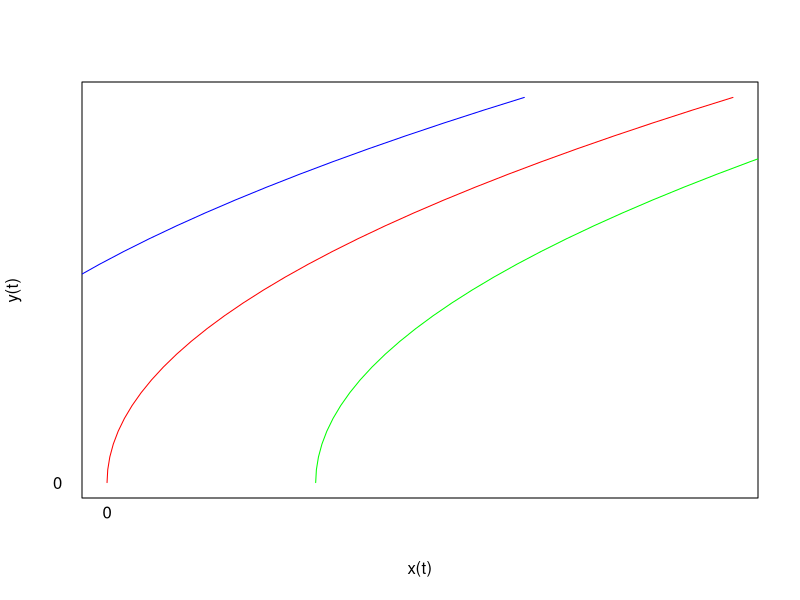

Write the R code that produced this figure. (Note: this script raises an error after producing the figure.)
library(RColorBrewer)

y1 = seq(0, 3, 0.1)
x1 = y1^2

x2 = y1^2 + 3

x3 <- y1^2 - 3

plot(x1, y1, type='l', xaxt='n', yaxt='n', col='red', ylab='y(t)', xlab='x(t)')
lines(x2, y1, col='green')
lines(x3, y1, col='blue')
axis(side=1, c(0), pos=0, lty=0)
axis(side=2, c(0), las=1, lty=0)
text(x_txt1, y_txt1, pos=1, labels=label_txt1, cex=0.5)
legend('topleft', legend=c("K < 0", "K = 0", "K > 0"), 
       col=c("blue","red","green"), cex=0.8, lwd=2)

